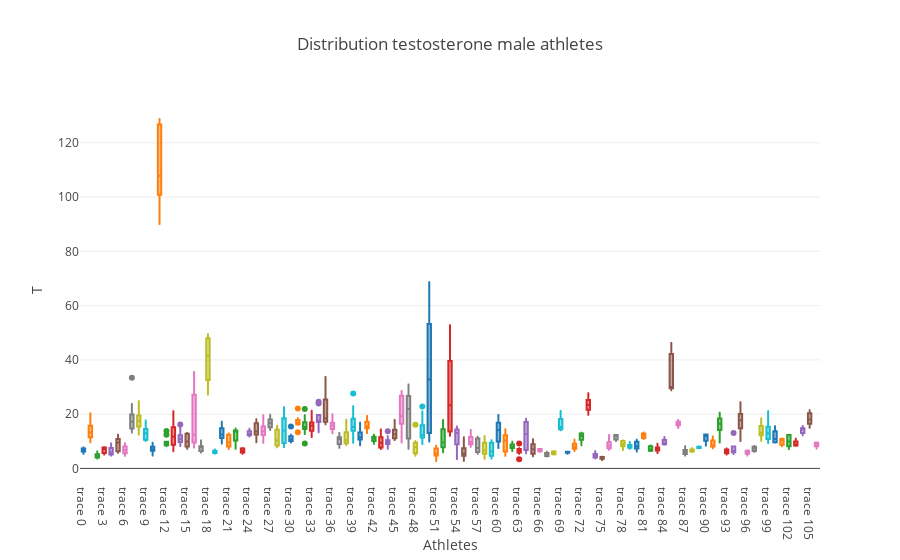

Here is the notebook cell this chart was saved with:
### Markdown cell above
### Testosterone distributions per athletes

### Code cell
plotData = []
for test in male_testosterones:
    plotData.append(go.Box(y= test, showlegend=False))
layout = dict(title = 'Distribution testosterone male athletes ',
              xaxis = dict(title = 'Athletes'),
              yaxis = dict(title = 'T'))

iplot(dict(data=plotData, layout=layout))

### Figure 1 — Plotly figure (JSON) as saved in the notebook; plotly's stock layout.template omitted (floating-point values rounded to 4 significant figures)
{"data": [{"showlegend": false, "type": "box", "y": [5.45, 5.58, 6.25, 6.31, 6.52, 7.04, 7.15, 7.34, 7.42, 7.72]}, {"showlegend": false, "type": "box", "y": [9.65, 9.89, 11.48, 12.27, 13.02, 13.41, 13.73, 15.74, 16.07, 20.33]}, {"showlegend": false, "type": "box", "y": [3.66, 3.85, 4.03, 4.15, 4.27, 4.44, 5.07, 5.2, 6.25, 6.28]}, {"showlegend": false, "type": "box", "y": [5.1, 5.34, 5.68, 6, 6.77, 7.51, 7.6, 7.71, 7.77, 7.77]}, {"showlegend": false, "type": "box", "y": [4.76, 5.09, 5.16, 5.69, 5.86, 5.91, 6.78, 7.51, 7.68, 9.17]}, {"showlegend": false, "type": "box", "y": [5.75, 6.2, 6.37, 8.6, 9.22, 9.96, 10.55, 10.82, 10.82, 12.41]}, {"showlegend": false, "type": "box", "y": [4.7, 5.21, 5.6, 6.21, 6.39, 6.97, 7.84, 8.07, 8.42, 9.24]}, {"showlegend": false, "type": "box", "y": [13.24, 13.39, 14.73, 15.38, 17.11, 17.33, 18.39, 19.89, 23.78, 33.42]}, {"showlegend": false, "type": "box", "y": [12.48, 14.88, 15.48, 16.3, 17.29, 17.74, 18.6, 19.51, 24.58, 24.77]}, {"showlegend": false, "type": "box", "y": [10.14, 10.42, 10.61, 12.13, 12.95, 13.03, 13.83, 16.57, 17.63]}, {"showlegend": false, "type": "box", "y": [4.73, 5.79, 6.5, 6.8, 7.03, 7.04, 7.1, 7.95, 8.42, 9.45]}, {"showlegend": false, "type": "box", "y": [90.09, 96.31, 100.9, 101.7, 102.3, 113.5, 122.2, 126.8, 128.8, 128.8]}, {"showlegend": false, "type": "box", "y": [8.29, 8.36, 8.51, 8.55, 8.84, 9.71, 9.72, 9.84, 12.43, 13.77]}, {"showlegend": false, "type": "box", "y": [6.37, 8.7, 8.7, 9.18, 10, 13.39, 14.88, 15.15, 20.07, 21.04]}, {"showlegend": false, "type": "box", "y": [8.28, 8.46, 9.7, 9.94, 10.18, 11.24, 11.54, 12.27, 15.74, 16.19]}, {"showlegend": false, "type": "box", "y": [7.3, 7.51, 8.09, 8.52, 8.76, 11.1, 12.44, 12.82, 12.95, 13.05]}, {"showlegend": false, "type": "box", "y": [7.73, 9.21, 9.72, 12.07, 12.46, 24.05, 26.66, 28.64, 35.54]}, {"showlegend": false, "type": "box", "y": [5.83, 6.31, 6.41, 7.38, 7.86, 7.91, 7.98, 8.13, 8.57, 10.26]}, {"showlegend": false, "type": "box", "y": [27.28, 29.81, 32.57, 39.04, 41.15, 41.9, 42.88, 48.01, 49, 49.45]}, {"showlegend": false, "type": "box", "y": [5.46, 5.62, 5.75, 6.23, 6.26, 6.29, 6.51, 6.6, 6.94]}, {"showlegend": false, "type": "box", "y": [9.23, 9.41, 11.23, 11.36, 11.61, 13.41, 14.44, 14.84, 15.58, 17.16]}, {"showlegend": false, "type": "box", "y": [7.13, 8.02, 8.05, 8.91, 9.27, 9.82, 11.65, 12.44, 12.82, 12.85]}, {"showlegend": false, "type": "box", "y": [7.28, 8.6, 12.07, 13.56, 13.95, 13.99, 14.04, 14.76]}, {"showlegend": false, "type": "box", "y": [5.4, 5.56, 5.91, 6.06, 6.27, 6.53, 6.68, 7.36, 7.4, 7.53]}, {"showlegend": false, "type": "box", "y": [11.8, 12.67, 12.74, 14.62]}, {"showlegend": false, "type": "box", "y": [9.62, 12.14, 12.51, 12.81, 12.86, 14.44, 16.48, 16.64, 17.34, 18.14]}, {"showlegend": false, "type": "box", "y": [9.44, 10.43, 12.35, 13.2, 13.3, 14.11, 14.31, 15.48, 17.63, 19.64]}, {"showlegend": false, "type": "box", "y": [14.18, 14.7, 15.34, 15.47, 16.77, 17.2, 17.84, 18.75, 19.82]}, {"showlegend": false, "type": "box", "y": [7.83, 8.29, 8.43, 10.12, 10.31, 10.41, 13.44, 14.27, 14.83, 15.72]}, {"showlegend": false, "type": "box", "y": [7.88, 9.08, 9.36, 11.39, 12.62, 15.3, 16.87, 18.53, 18.6, 22.53]}, {"showlegend": false, "type": "box", "y": [9.58, 9.9, 10.15, 10.17, 10.49, 11.1, 11.75, 11.85, 12.46, 15.48]}, {"showlegend": false, "type": "box", "y": [13.36, 16.13, 16.41, 16.72, 17.02, 17.07, 18.54, 22.06]}, {"showlegend": false, "type": "box", "y": [9.23, 12.69, 14.57, 14.66, 14.99, 15.47, 15.61, 17, 19.61, 21.94]}, {"showlegend": false, "type": "box", "y": [11.61, 12.49, 13.88, 14.49, 15.32, 16.05, 16.47, 16.89, 18.93, 21.3]}, {"showlegend": false, "type": "box", "y": [13.36, 15.91, 17.14, 17.27, 17.6, 17.63, 18.07, 19.7, 23.9, 24.61]}, {"showlegend": false, "type": "box", "y": [16.25, 16.67, 17.2, 18.03, 18.34, 18.67, 19.45, 25.37, 30.65, 33.69]}, {"showlegend": false, "type": "box", "y": [13, 14.57, 15.16, 16.44, 16.87, 19.94]}, {"showlegend": false, "type": "box", "y": [7.62, 8.89, 9.03, 10.61, 10.71, 11.06, 11.33, 11.47, 12.39, 13.09]}, {"showlegend": false, "type": "box", "y": [8.6, 9.08, 9.28, 9.56, 10.01, 10.78, 12.57, 13.36, 14.86, 17.92]}, {"showlegend": false, "type": "box", "y": [9.42, 13.54, 13.85, 14.49, 15.28, 15.28, 16.62, 18.27, 22.96, 27.6]}, {"showlegend": false, "type": "box", "y": [8.56, 9.21, 11.1, 11.51, 11.59, 11.8, 12.15, 16.62, 16.84]}, {"showlegend": false, "type": "box", "y": [13.1, 14.28, 14.79, 15.06, 15.07, 15.95, 16.44, 17.22, 18.45, 19.3]}, {"showlegend": false, "type": "box", "y": [9.14, 9.86, 10.15, 10.78, 10.86, 10.97, 11.39, 11.72, 12.01, 12.39]}, {"showlegend": false, "type": "box", "y": [7.13, 7.15, 7.24, 7.32, 7.79, 8.09, 8.43, 8.9, 9.42, 9.66, 10.2, 10.57, 11.36, 11.93, 12.14, 13.15, 14.31]}, {"showlegend": false, "type": "box", "y": [7.3, 7.76, 8.04, 8.88, 9.14, 9.49, 9.6, 9.69, 9.76, 9.84, 9.86, 10.2, 10.57, 11.19, 11.87, 13.67]}, {"showlegend": false, "type": "box", "y": [10.46, 10.79, 11.24, 11.36, 12.59, 12.92, 13.53, 16.53, 17.85]}, {"showlegend": false, "type": "box", "y": [9.59, 18.79, 19.19, 26.25, 28.5]}, {"showlegend": false, "type": "box", "y": [7.22, 7.95, 8.79, 9.8, 10.99, 10.99, 11.55, 16.53, 20.83, 22.97, 23.44, 24.43, 25.26, 26.66, 29.09, 30, 30.62, 30.94]}, {"showlegend": false, "type": "box", "y": [4.71, 4.89, 5.04, 5.45, 5.95, 6.12, 7, 7.93, 8.22, 8.36, 9.01, 9.66, 9.69, 10.15, 16.07]}, {"showlegend": false, "type": "box", "y": [8.97, 9.84, 10.36, 11.4, 11.48, 11.76, 11.93, 12.29, 12.46, 13.37, 13.46, 16.79, 19.48, 20.94, 22.85]}, {"showlegend": false, "type": "box", "y": [9.94, 11.71, 11.84, 12.72, 13.32, 18.51, 20.94, 22.15, 43.43, 46.67, 49.64, 52.66, 53.89, 65.51, 67.21, 68.66]}, {"showlegend": false, "type": "box", "y": [2.74, 4.5, 4.8, 5.11, 5.62, 5.76, 7.26, 7.61, 8.39]}, {"showlegend": false, "type": "box", "y": [5.98, 6.83, 8.74, 9.13, 9.94, 12.52, 16.44, 17.85]}, {"showlegend": false, "type": "box", "y": [12.04, 12.59, 12.77, 13.42, 13.58, 14.24, 15.54, 15.6, 21.93, 24.68, 25.98, 30, 31.26, 39.59, 39.59, 40, 40.83, 52.79]}, {"showlegend": false, "type": "box", "y": [3.44, 10.79, 13.05, 13.95, 15.46]}, {"showlegend": false, "type": "box", "y": [2.86, 3.95, 4.61, 4.62, 4.65, 4.97, 5.41, 5.46, 5.54, 5.91, 6.29, 6.88, 8.05, 8.18, 10.79, 11.48]}, {"showlegend": false, "type": "box", "y": [8.01, 8.58, 9.2, 9.25, 10.15, 10.99, 12.27, 14.17]}, {"showlegend": false, "type": "box", "y": [5.39, 5.81, 6.29, 6.71, 8.39, 10.57, 11.54, 11.65]}, {"showlegend": false, "type": "box", "y": [3.54, 4.8, 4.89, 4.99, 5.37, 5.54, 5.55, 6.07, 6.32, 6.97, 7.04, 7.65, 8.9, 9.44, 11.07, 11.65, 11.84, 11.84]}, {"showlegend": false, "type": "box", "y": [3.62, 3.68, 4.27, 4.53, 4.69, 5.39, 5.68, 6.24, 6.27, 7.21, 8.74, 9.13, 9.44, 9.44, 9.59, 9.94, 10.41]}, {"showlegend": false, "type": "box", "y": [7.53, 8.13, 8.2, 9.25, 11.85, 13.6, 13.74, 14.17, 14.65, 14.65, 16.28, 17.05, 17.22, 19.68, 19.68]}, {"showlegend": false, "type": "box", "y": [4.63, 5.2, 6.05, 6.07, 6.88, 9.2, 9.61, 10.25, 10.41, 10.9, 11.21, 12.59, 12.59, 13.74, 14.46]}, {"showlegend": false, "type": "box", "y": [6.43, 7.24, 7.28, 7.49, 7.49, 7.57, 7.77, 7.81, 8.07, 8.18, 8.45, 8.9, 9.05, 9.42, 9.82]}, {"showlegend": false, "type": "box", "y": [3.43, 5.38, 5.71, 5.85, 5.99, 6.08, 6.32, 6.74, 6.8, 6.83, 7.03, 7.26, 7.26, 7.43, 9.18]}, {"showlegend": false, "type": "box", "y": [5.63, 5.91, 6.32, 6.8, 6.83, 11.84, 12.3, 12.69, 13.12, 13.22, 16.53, 17.31, 17.31, 17.67, 18.32]}, {"showlegend": false, "type": "box", "y": [4.46, 4.94, 5.18, 5.41, 5.58, 5.81, 6.87, 7.03, 7.61, 7.81, 8.74, 8.97, 10.04, 10.25, 10.79]}, {"showlegend": false, "type": "box", "y": [6.16, 6.38, 6.86, 7.12, 7.12]}, {"showlegend": false, "type": "box", "y": [4.42, 4.66, 5.5, 5.5, 6.18]}, {"showlegend": false, "type": "box", "y": [5.18, 5.2, 6.02, 6.18, 6.32]}, {"showlegend": false, "type": "box", "y": [14.06, 14.54, 15.26, 17.22, 21.15]}, {"showlegend": false, "type": "box", "y": [5.38, 5.93, 5.93, 6.12, 6.13]}, {"showlegend": false, "type": "box", "y": [6.45, 7.55, 7.87, 8.67, 10.53]}, {"showlegend": false, "type": "box", "y": [8.52, 11.2, 11.94, 12.82, 13.15]}, {"showlegend": false, "type": "box", "y": [19.74, 22.21, 23.38, 24.43, 27.7]}, {"showlegend": false, "type": "box", "y": [3.68, 4.2, 4.57, 4.92, 6.37]}, {"showlegend": false, "type": "box", "y": [3.11, 3.72, 4.14, 4.2, 4.3]}, {"showlegend": false, "type": "box", "y": [6.9, 7.57, 8.44, 8.71, 12.36]}, {"showlegend": false, "type": "box", "y": [10.11, 10.9, 12.24, 12.3, 12.36]}, {"showlegend": false, "type": "box", "y": [6.75, 8.67, 8.97, 10.08, 10.29]}, {"showlegend": false, "type": "box", "y": [7.25, 7.78, 7.84, 8.26, 9.7]}, {"showlegend": false, "type": "box", "y": [6.23, 7.75, 8.18, 9.56, 10.57]}, {"showlegend": false, "type": "box", "y": [10.83, 11.65, 12.56, 13.22]}, {"showlegend": false, "type": "box", "y": [6.45, 6.5, 6.98, 8.15, 8.41]}, {"showlegend": false, "type": "box", "y": [5.68, 6.9, 6.9, 7.23, 9.06]}, {"showlegend": false, "type": "box", "y": [8.7, 9.01, 9.27, 10.09, 11.54]}, {"showlegend": false, "type": "box", "y": [28.79, 29.85, 30, 40.83, 46.19]}, {"showlegend": false, "type": "box", "y": [14.91, 16.19, 16.36, 17.05, 17.83]}, {"showlegend": false, "type": "box", "y": [4.73, 5.5, 6.05, 6.34, 8.19]}, {"showlegend": false, "type": "box", "y": [6.11, 6.27, 6.83, 6.87, 7.43]}, {"showlegend": false, "type": "box", "y": [7.49, 7.57, 7.6, 8.02, 8.05]}, {"showlegend": false, "type": "box", "y": [8.41, 10.85, 11.93, 12.48, 12.52]}, {"showlegend": false, "type": "box", "y": [7.45, 8.26, 8.51, 9.81, 11.79]}, {"showlegend": false, "type": "box", "y": [9.59, 15.74, 16.44, 17.76, 20.51]}, {"showlegend": false, "type": "box", "y": [5.14, 5.74, 6.23, 6.85, 7.37]}, {"showlegend": false, "type": "box", "y": [5.31, 6.16, 6.41, 6.43, 13.04]}, {"showlegend": false, "type": "box", "y": [10.08, 16.38, 17.76, 18.65, 24.36]}, {"showlegend": false, "type": "box", "y": [4.8, 5.98, 6.45, 6.59]}, {"showlegend": false, "type": "box", "y": [6.12, 6.48, 7.33, 7.93, 8.28]}, {"showlegend": false, "type": "box", "y": [10.2, 12.95, 13.12, 14.69, 18.41]}, {"showlegend": false, "type": "box", "y": [9.33, 11.39, 12.98, 13.42, 21.04]}, {"showlegend": false, "type": "box", "y": [9.59, 9.75, 11.96, 15.54]}, {"showlegend": false, "type": "box", "y": [8.2, 8.9, 10.69, 10.73, 11.07]}, {"showlegend": false, "type": "box", "y": [7.16, 8.57, 9.95, 12.33, 12.38]}, {"showlegend": false, "type": "box", "y": [8.35, 8.56, 8.85, 10.95]}, {"showlegend": false, "type": "box", "y": [12.27, 13.32, 14.41, 14.57, 15.62]}, {"showlegend": false, "type": "box", "y": [15.03, 16.96, 18.04, 19.94, 21.48]}, {"showlegend": false, "type": "box", "y": [7.35, 8.41, 9.39, 9.4, 9.55]}], "layout": {"title": "Distribution testosterone male athletes ", "xaxis": {"title": "Athletes"}, "yaxis": {"title": "T"}}}
